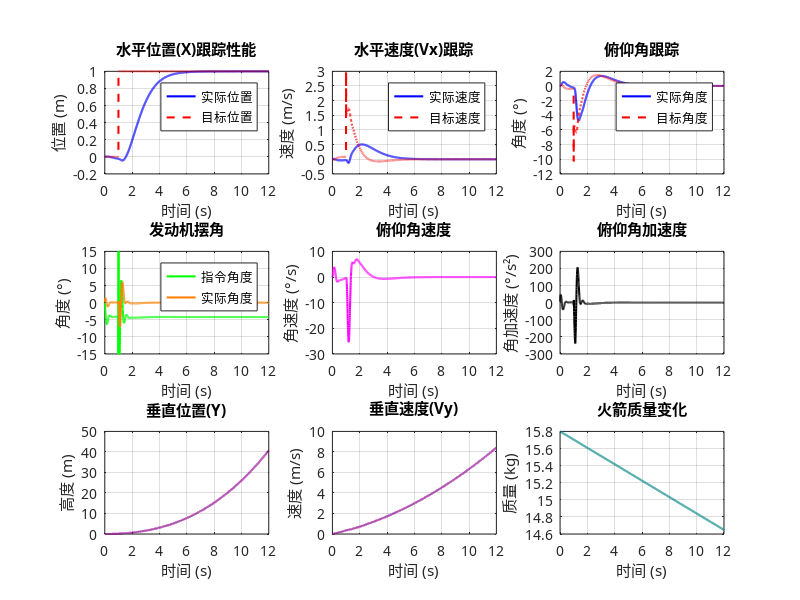

The MATLAB script that drew this image: (Note: this script raises an error after producing the figure.)
% 文件名：rocket_simulation_full_position_x.m
% 功能：完整火箭水平位置控制仿真，使用优化后的位置环PID参数和固定的姿态环PID参数
%       可视化水平位置跟踪性能、控制指令和各状态变量

function rocket_simulation_full_position_x(position_pid_params)
    %% 初始化环境
    set(0, 'DefaultAxesFontName', 'SimHei');
    set(0, 'DefaultTextFontName', 'SimHei');
    set(0, 'DefaultFigureColor', 'w');

    %% 参数配置
    % 如果未提供位置环PID参数，尝试从文件加载
    if nargin == 0

        try
            loaded_data = load('optimal_position_x_de_params.mat', 'optimal_params');
            % position_pid_params = loaded_data.optimal_params;
            position_pid_params = [1.2, 0.0, 0.00, 13, 0.0, 0.0];
            disp('成功加载优化后的水平位置环PID参数。');
        catch
            warning('无法加载 optimal_position_x_de_params.mat，将使用默认位置环PID参数。');
            position_pid_params = [1.4771, 0.0000, 1.6486, 3.3987, 0.0000, 0.0000]; % 修改后的默认值
        end

    end

    % 加载固定的姿态环PID参数
    try
        att_data = load('optimal_adaptive_de_params.mat', 'optimal_params');
        att_params = att_data.optimal_params;
        % Kp_outer_att = att_params(1); Ki_outer_att = att_params(2); Kd_outer_att = att_params(3);
        % Kp_inner_att = att_params(4); Ki_inner_att = att_params(5); Kd_inner_att = att_params(6);
        Kp_outer_att = 3.9014; Ki_outer_att = 0; Kd_outer_att = 0;
        Kp_inner_att = 1.1355; Ki_inner_att = 3.0861; Kd_inner_att = 0.033825;
        disp('成功加载固定的姿态PID参数。');
    catch
        warning('无法加载 optimal_adaptive_de_params.mat，将使用默认姿态PID参数。');
        Kp_outer_att = 3.9014; Ki_outer_att = 0; Kd_outer_att = 0;
        Kp_inner_att = 1.1355; Ki_inner_att = 3.0861; Kd_inner_att = 0.033825;
    end

    % 从输入数组提取水平位置和速度环PID参数
    Kp_pos_x = position_pid_params(1);
    Ki_pos_x = position_pid_params(2);
    Kd_pos_x = position_pid_params(3);
    Kp_vel_x = position_pid_params(4);
    Ki_vel_x = position_pid_params(5);
    Kd_vel_x = position_pid_params(6);

    %% 仿真参数
    dt_control = 0.004; % 控制周期 (s)，250Hz
    dt_dynamics = 0.001; % 动力学更新步长 (s)，1kHz
    time_duration = 12; % 仿真总时长 (s)
    control_steps = ceil(time_duration / dt_control); % 总控制步数

    % 火箭物理参数
    initial_mass = 15.8; % 初始质量 (kg)
    fuel_mass = 3.0; % 初始燃料质量 (kg)
    empty_mass = 12.8; % 空载质量 (kg)
    max_thrust = 200; % 最大推力 (N)
    max_mass_flow_rate = 0.12; % 最大质量流率 (kg/s)
    gimbal_to_cg_full = 0.58; % 满载时质心距离 (m)
    gimbal_to_cg_empty = 0.50; % 空载时质心距离 (m)
    inertia_full = 2.76; % 满载时转动惯量 (kg·m²)
    inertia_empty = 2.1; % 空载时转动惯量 (kg·m²)
    max_gimbal_angle = 15; % 最大摆角 (°)
    max_omega_att = 80; % 姿态内环输出最大角速度 (°/s)
    manual_thrust = 160; % 固定推力 (N)

    % 水平位置控制参数
    max_target_velocity_x = 3.0; % 水平位置环输出的最大目标速度 (m/s)
    min_target_velocity_x = -3.0; % 水平位置环输出的最小目标速度 (m/s)
    max_target_pitch = 20; % 速度环输出的最大目标俯仰角 (°)
    min_target_pitch = -20; % 速度环输出的最小目标俯仰角 (°)

    % PID控制器参数 (限幅和滤波)
    integral_max_pos_x = 50; integral_min_pos_x = -50; % 水平位置环积分限幅 (m*s)
    integral_max_vel_x = 50; integral_min_vel_x = -50; % 水平速度环积分限幅 (deg*s)
    integral_max_att_outer = 100; integral_min_att_outer = -100; % 固定姿态外环积分限幅
    integral_max_att_inner = 100; integral_min_att_inner = -100; % 固定姿态内环积分限幅
    alpha_d_pos_x = 1; alpha_output_pos_x = 1; % 水平位置环滤波系数 (1=无滤波)
    alpha_d_vel_x = 1; alpha_output_vel_x = 1; % 水平速度环滤波系数 (1=无滤波)
    alpha_d_att_outer = 1; alpha_output_att_outer = 1; % 固定姿态外环滤波
    alpha_d_att_inner = 1; alpha_output_att_inner = 1; % 固定姿态内环滤波

    % 执行机构参数
    delay_time = 0.01; % 执行机构延迟时间 (s)
    delay_steps = round(delay_time / dt_control); % 延迟步数
    tau_actuator = 0.08; % 执行机构时间常数 (s)
    alpha_actuator = dt_control / (tau_actuator + dt_control); % 一阶滞后系数

    % 噪声参数
    gimbal_angle_error = 0.20; % 万向节角度固定误差 (°)
    gimbal_angle_noise_std = 0.0; % 万向节角度噪声标准差 (°)
    sensor_noise_std = 0.0; % 传感器角度噪声标准差 (°)
    sensor_rate_noise_std = 0.0; % 传感器角速度噪声标准差 (°/s)

    %% 初始化系统
    % 初始化所有PID控制器
    pid_pos_x = initPIDController(Kp_pos_x, Ki_pos_x, Kd_pos_x, dt_control, ...
        integral_max_pos_x, integral_min_pos_x, alpha_d_pos_x, alpha_output_pos_x);
    pid_vel_x = initPIDController(Kp_vel_x, Ki_vel_x, Kd_vel_x, dt_control, ...
        integral_max_vel_x, integral_min_vel_x, alpha_d_vel_x, alpha_output_vel_x);
    pid_att_outer = initPIDController(Kp_outer_att, Ki_outer_att, Kd_outer_att, dt_control, ...
        integral_max_att_outer, integral_min_att_outer, alpha_d_att_outer, alpha_output_att_outer);
    pid_att_inner = initPIDController(Kp_inner_att, Ki_inner_att, Kd_inner_att, dt_control, ...
        integral_max_att_inner, integral_min_att_inner, alpha_d_att_inner, alpha_output_att_inner);

    % 初始化执行机构状态
    gimbal_angle_buffer = zeros(1, delay_steps);
    current_gimbal_angle_delayed = 0;
    current_gimbal_angle_actual = 0;

    % 预分配存储数组 (控制周期数据)
    time_list_control = zeros(1, control_steps);
    x_position_list_control = zeros(1, control_steps);
    x_velocity_list_control = zeros(1, control_steps);
    target_x_position_list_control = zeros(1, control_steps);
    target_x_velocity_list_control = zeros(1, control_steps);
    target_pitch_angle_list_control = zeros(1, control_steps);
    pitch_angle_list_control = zeros(1, control_steps);
    pitch_rate_list_control = zeros(1, control_steps);
    gimbal_angle_list_control = zeros(1, control_steps);
    gimbal_angle_actual_list_control = zeros(1, control_steps);
    mass_list_control = zeros(1, control_steps);

    % 预分配存储数组 (动力学周期数据)
    time_list = [];
    x_position_list = [];
    y_position_list = [];
    x_velocity_list = [];
    y_velocity_list = [];
    pitch_angle_list = [];
    pitch_rate_list = [];
    pitch_acceleration_list = [];

    % 系统初始状态
    state = [0.0; 0; 0; 0.0; 0; 0]; % [俯仰角(°); 角速度(°/s); x位置(m); x速度(m/s); y位置(m); y速度(m/s)]
    current_mass = initial_mass;
    current_inertia = inertia_full;
    current_gimbal_to_cg = gimbal_to_cg_full;

    %% 主仿真循环
    t = 0; step = 1;

    while t < time_duration
        % 控制更新（250Hz）
        if step <= control_steps && abs(t - (step - 1) * dt_control) < 1e-10
            t_control = (step - 1) * dt_control;

            % --- 目标位置生成 ---
            % 前1秒保持原位，然后移动到X=1m
            if t_control < 1.0
                target_x_position = 0;
            else
                target_x_position = 1.0;
            end

            % --- 控制逻辑 ---
            % 1. 水平位置环 (X-Position PID)
            position_error_x = target_x_position - state(3);
            [pid_pos_x, target_x_velocity] = updatePIDController(pid_pos_x, position_error_x);
            % target_x_velocity = 5; % 测试用：将目标速度固定为5m/s，可根据实际情况修改此值以进行不同条件下的测试
            target_x_velocity = max(min(target_x_velocity, max_target_velocity_x), min_target_velocity_x);

            % 2. 水平速度环 (X-Velocity PID)
            velocity_error_x = target_x_velocity - state(4);
            [pid_vel_x, target_pitch_angle_cmd] = updatePIDController(pid_vel_x, velocity_error_x);
            target_pitch_angle = -target_pitch_angle_cmd; % 正误差 -> 负俯仰角指令 (向右倾斜)
            % target_pitch_angle = 10; % 测试用：将目标俯仰角固定为10°，可根据实际情况修改此值以进行不同条件下的测试
            target_pitch_angle = max(min(target_pitch_angle, max_target_pitch), min_target_pitch);

            % 3. 姿态外环 (Attitude Angle PID)
            % 添加传感器噪声
            pitch_angle_measured = state(1) + sensor_noise_std * randn;
            pitch_rate_measured = state(2) + sensor_rate_noise_std * randn;

            theta_error = target_pitch_angle - pitch_angle_measured;
            [pid_att_outer, omega_ref] = updatePIDController(pid_att_outer, theta_error);
            omega_ref = max(min(omega_ref, max_omega_att), -max_omega_att);

            % 4. 姿态内环 (Attitude Rate PID)
            omega_error = omega_ref - pitch_rate_measured;
            [pid_att_inner, control] = updatePIDController(pid_att_inner, omega_error);
            current_gimbal_angle = max(min(control, max_gimbal_angle), -max_gimbal_angle);

            % 5. 执行机构模型 (延迟 + 滞后 + 噪声)
            gimbal_angle_buffer = [current_gimbal_angle, gimbal_angle_buffer(1:end - 1)];
            current_gimbal_angle_delayed = gimbal_angle_buffer(end);
            current_gimbal_angle_actual = (1 - alpha_actuator) * current_gimbal_angle_actual + ...
                alpha_actuator * current_gimbal_angle_delayed;
            gimbal_angle_noise = gimbal_angle_noise_std * randn;
            current_gimbal_angle_actual = current_gimbal_angle_actual + gimbal_angle_error + gimbal_angle_noise;

            % 存储控制周期数据
            time_list_control(step) = t_control; % 记录当前控制时间
            x_position_list_control(step) = state(3); % 记录当前水平位置
            x_velocity_list_control(step) = state(4); % 记录当前水平速度
            target_x_position_list_control(step) = target_x_position; % 记录当前目标水平位置
            target_x_velocity_list_control(step) = target_x_velocity; % 记录当前目标水平速度
            target_pitch_angle_list_control(step) = target_pitch_angle; % 记录当前目标俯仰角
            pitch_angle_list_control(step) = state(1); % 记录当前实际俯仰角
            pitch_rate_list_control(step) = state(2); % 记录当前俯仰角速度
            gimbal_angle_list_control(step) = current_gimbal_angle; % 记录当前发动机摆角指令
            gimbal_angle_actual_list_control(step) = current_gimbal_angle_actual; % 记录当前发动机实际摆角
            mass_list_control(step) = current_mass; % 记录当前火箭质量

            step = step + 1;
        end

        % 动力学更新（1kHz）
        t_next = min(t + dt_dynamics, time_duration);

        % 计算燃料消耗
        if fuel_mass > 0
            current_mass_flow_rate = max_mass_flow_rate * (manual_thrust / max_thrust);
            fuel_mass = max(fuel_mass - current_mass_flow_rate * dt_dynamics, 0);
            current_mass = empty_mass + fuel_mass;
        end

        % 根据燃料消耗插值质心位置和转动惯量
        mass_ratio = (initial_mass - current_mass) / (initial_mass - empty_mass);
        current_gimbal_to_cg = gimbal_to_cg_full - mass_ratio * (gimbal_to_cg_full - gimbal_to_cg_empty);
        current_inertia = inertia_full - mass_ratio * (inertia_full - inertia_empty);

        % 使用RK4更新动力学状态
        [state, pitch_acceleration] = updateDynamicsRK4(state, manual_thrust, ...
            current_gimbal_angle_actual, current_mass, current_inertia, current_gimbal_to_cg, dt_dynamics);

        % 简单的地面碰撞检测
        if state(5) < 0 && state(6) < 0 % 如果低于地面且向下运动
            state(5) = 0; % 停在地面
            state(6) = 0; % 垂直速度为0
        end

        % 存储动力学数据
        time_list(end + 1) = t;
        x_position_list(end + 1) = state(3);
        y_position_list(end + 1) = state(5);
        x_velocity_list(end + 1) = state(4);
        y_velocity_list(end + 1) = state(6);
        pitch_angle_list(end + 1) = state(1);
        pitch_rate_list(end + 1) = state(2);
        pitch_acceleration_list(end + 1) = pitch_acceleration;

        % 时间推进
        t = t_next;
    end

    %% 可视化结果
    figure('Name', '火箭水平位置控制仿真结果', 'NumberTitle', 'off', ...
        'Position', [100, 100, 1400, 900], 'Color', 'w');

    % 1. 水平位置跟踪性能
    subplot(3, 3, 1);
    plot(time_list_control, x_position_list_control, 'b', 'LineWidth', 1.5);
    hold on;
    plot(time_list_control, target_x_position_list_control, '--r', 'LineWidth', 1.5);
    title('水平位置(X)跟踪性能');
    xlabel('时间 (s)'); ylabel('位置 (m)');
    legend('实际位置', '目标位置', 'Location', 'best');
    grid on;

    % 2. 水平速度跟踪
    subplot(3, 3, 2);
    plot(time_list_control, x_velocity_list_control, 'b', 'LineWidth', 1.5);
    hold on;
    plot(time_list_control, target_x_velocity_list_control, '--r', 'LineWidth', 1.5);
    title('水平速度(Vx)跟踪');
    xlabel('时间 (s)'); ylabel('速度 (m/s)');
    legend('实际速度', '目标速度', 'Location', 'best');
    grid on;

    % 3. 俯仰角跟踪
    subplot(3, 3, 3);
    plot(time_list_control, pitch_angle_list_control, 'b', 'LineWidth', 1.5);
    hold on;
    plot(time_list_control, target_pitch_angle_list_control, '--r', 'LineWidth', 1.5);
    title('俯仰角跟踪');
    xlabel('时间 (s)'); ylabel('角度 (°)');
    legend('实际角度', '目标角度', 'Location', 'best');
    grid on;

    % 4. 发动机摆角
    subplot(3, 3, 4);
    plot(time_list_control, gimbal_angle_list_control, 'g', 'LineWidth', 1.5);
    hold on;
    plot(time_list_control, gimbal_angle_actual_list_control, 'Color', [1 0.5 0], 'LineWidth', 1.5);
    title('发动机摆角');
    xlabel('时间 (s)'); ylabel('角度 (°)');
    legend('指令角度', '实际角度', 'Location', 'best');
    grid on;

    % 5. 角速度
    subplot(3, 3, 5);
    plot(time_list_control, pitch_rate_list_control, 'm', 'LineWidth', 1.5);
    title('俯仰角速度');
    xlabel('时间 (s)'); ylabel('角速度 (°/s)');
    grid on;

    % 6. 角加速度
    subplot(3, 3, 6);
    plot(time_list, pitch_acceleration_list, 'k', 'LineWidth', 1.5);
    title('俯仰角加速度');
    xlabel('时间 (s)'); ylabel('角加速度 (°/s²)');
    grid on;

    % 7. 垂直位置(Y)
    subplot(3, 3, 7);
    plot(time_list, y_position_list, 'Color', [0.5 0 0.5], 'LineWidth', 1.5);
    title('垂直位置(Y)');
    xlabel('时间 (s)'); ylabel('高度 (m)');
    grid on;

    % 8. 垂直速度(Vy)
    subplot(3, 3, 8);
    plot(time_list, y_velocity_list, 'Color', [0.5 0 0.5], 'LineWidth', 1.5);
    title('垂直速度(Vy)');
    xlabel('时间 (s)'); ylabel('速度 (m/s)');
    grid on;

    % 9. 质量变化
    subplot(3, 3, 9);
    plot(time_list_control, mass_list_control, 'Color', [0 0.5 0.5], 'LineWidth', 1.5);
    title('火箭质量变化');
    xlabel('时间 (s)'); ylabel('质量 (kg)');
    grid on;

    % 添加总标题
    sgtitle('火箭水平位置控制完整仿真结果', 'FontSize', 16);

    %% 计算并显示性能指标
    % 计算稳定时间 (到达并保持在目标位置±2%范围内的时间)
    target_reached = false;
    settling_time = time_duration;
    settling_threshold = 0.02 * 2; % 2 % of 2m target

    for i = 1:length(time_list_control)

        if ~target_reached && abs(x_position_list_control(i) - 2) <= settling_threshold
            target_reached = true;
            settling_time = time_list_control(i);
        elseif target_reached && abs(x_position_list_control(i) - 2) > settling_threshold
            target_reached = false;
        end

    end

    % 计算超调量
    overshoot = max(0, max(x_position_list_control) - 2);

    % 计算稳态误差
    steady_state_error = mean(abs(x_position_list_control(end - 100:end) - 2)); % 最后100个控制周期

    % 显示性能指标
    disp('=== 性能指标 ===');
    disp(['稳定时间 (2%准则): ', num2str(settling_time), ' s']);
    disp(['最大超调量: ', num2str(overshoot), ' m']);
    disp(['稳态误差: ', num2str(steady_state_error), ' m']);

    %% 辅助函数
    function pid = initPIDController(Kp, Ki, Kd, dt, integral_max, integral_min, alpha_d, alpha_output)
        pid = struct( ...
            'Kp', Kp, 'Ki', Ki, 'Kd', Kd, 'dt', dt, ...
            'integral', 0, 'prev_error', 0, ...
            'integral_max', integral_max, 'integral_min', integral_min, ...
            'lpf_d', initLowPassFilter(alpha_d), ...
            'lpf_output', initLowPassFilter(alpha_output));
    end

    function lpf = initLowPassFilter(alpha)
        lpf.alpha = alpha;
        lpf.y_prev = 0;
    end

    % 功能：更新低通滤波器的状态
    % 输入参数：
    %   lpf：低通滤波器结构体，包含alpha和y_prev
    %   x：当前输入信号
    % 输出参数：
    %   lpf：更新后的低通滤波器结构体
    function lpf = updateLowPassFilter(lpf, x)
        % 根据低通滤波器的公式更新输出值
        % lpf.alpha * x 表示当前输入信号的加权值
        % (1 - lpf.alpha) * lpf.y_prev 表示上一次输出值的加权值
        lpf.y_prev = lpf.alpha * x + (1 - lpf.alpha) * lpf.y_prev;
    end

    function [pid, control_filtered] = updatePIDController(pid, error)
        P = pid.Kp * error;
        pid.integral = pid.integral + error * pid.dt;
        pid.integral = max(min(pid.integral, pid.integral_max), pid.integral_min);
        I = pid.Ki * pid.integral;
        derivative = (error - pid.prev_error) / pid.dt;
        pid.lpf_d = updateLowPassFilter(pid.lpf_d, derivative);
        D = pid.Kd * pid.lpf_d.y_prev;
        control = P + I + D;
        pid.lpf_output = updateLowPassFilter(pid.lpf_output, control);
        control_filtered = pid.lpf_output.y_prev;
        pid.prev_error = error;
    end

    function [state_next, pitch_acceleration] = updateDynamicsRK4(state, thrust, gimbal_angle, mass, inertia, gimbal_to_cg, dt)

        function dxdt = dynamics(x, thrust, gimbal_angle, mass, inertia, gimbal_to_cg)
            theta = x(1); % 俯仰角 (°)
            omega = x(2); % 角速度 (°/s)
            x_vel = x(4); % x速度 (m/s)
            y_vel = x(6); % y速度 (m/s)

            % 推力方向（x轴正方向向左）
            thrust_angle = theta - gimbal_angle;
            thrust_x = -thrust * sind(thrust_angle); % 正为左
            thrust_y = thrust * cosd(thrust_angle); % 正为上

            % 加速度计算
            acc_x = thrust_x / mass;
            acc_y = (thrust_y - 9.81 * mass) / mass;

            % 力矩和角加速度
            torque = thrust * gimbal_to_cg * sind(gimbal_angle); % 正力矩
            alpha = rad2deg(torque / inertia); % 角加速度 deg/s²

            dxdt = [omega; alpha; x_vel; acc_x; y_vel; acc_y];
        end

        % RK4积分
        k1 = dynamics(state, thrust, gimbal_angle, mass, inertia, gimbal_to_cg);
        k2 = dynamics(state + dt / 2 * k1, thrust, gimbal_angle, mass, inertia, gimbal_to_cg);
        k3 = dynamics(state + dt / 2 * k2, thrust, gimbal_angle, mass, inertia, gimbal_to_cg);
        k4 = dynamics(state + dt * k3, thrust, gimbal_angle, mass, inertia, gimbal_to_cg);

        state_next = state + dt / 6 * (k1 + 2 * k2 + 2 * k3 + k4);
        torque = thrust * gimbal_to_cg * sind(gimbal_angle);
        pitch_acceleration = rad2deg(torque / inertia);
    end

end
